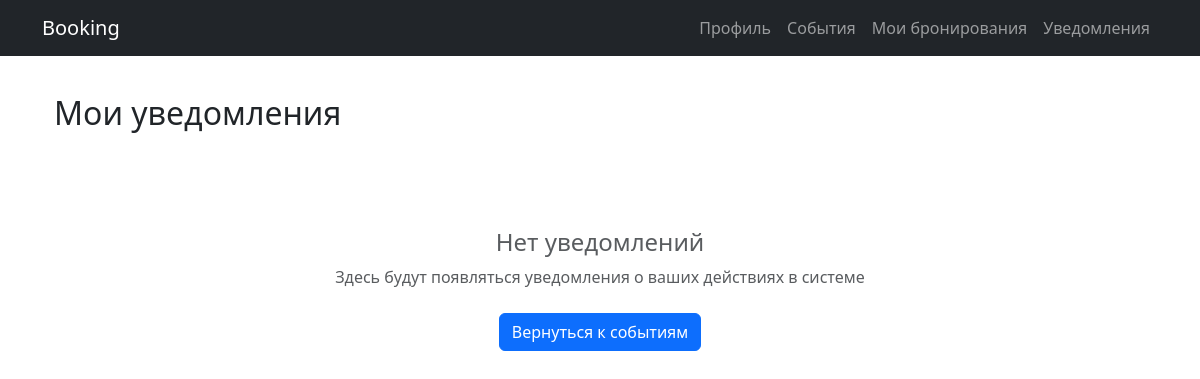
Page /user-notifications/ (signed in) on the earlier database version.
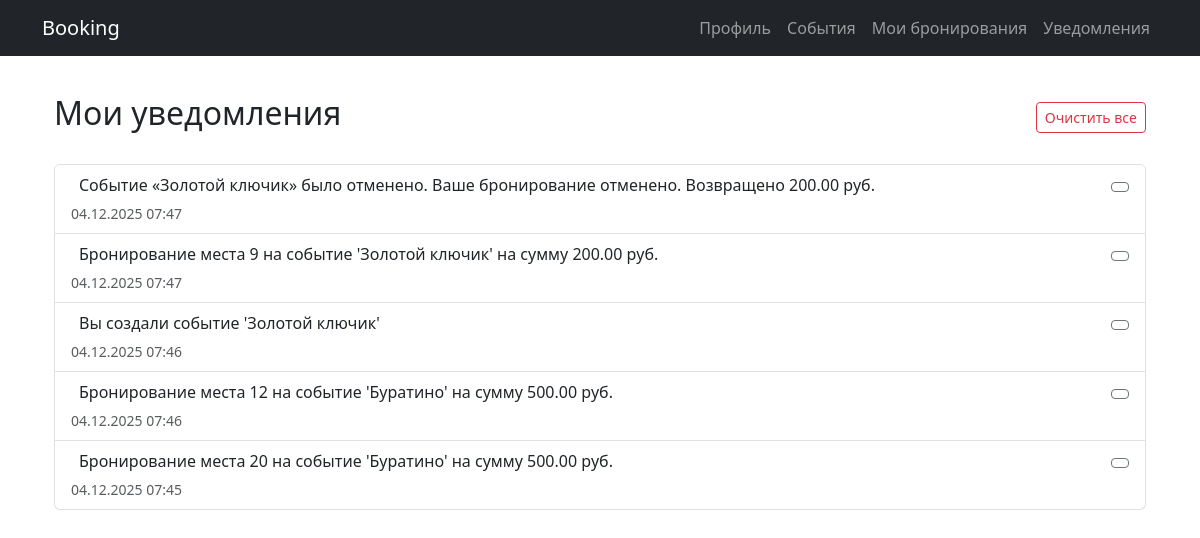
Same page on the later database version.
### events/models.py (models this page shows, shortened)
class Notification(models.Model):
    user = models.ForeignKey(User, on_delete=models.CASCADE)
    message = models.TextField()
    is_read = models.BooleanField(default=False)
    created_at = models.DateTimeField(auto_now_add=True)

### events/views.py (the view, shortened to what this page needs)
# urls.py: path('user-notifications/', views.notifications_page, name='system-notifications'),
@login_required
def notifications_page(request):
    notifications = Notification.objects.filter(user=request.user).order_by('-created_at')
    if notifications.filter(is_read=False).exists():
        notifications.filter(is_read=False).update(is_read=True)
    return render(request, "templates/pages/notifications.html", {
        "notifications": notifications
    })

### templates/templates/pages/notifications.html (shortened to what this page needs)
{% extends '../base.html' %}
{% block content %}
<div class="container mt-4">
    <div class="d-flex justify-content-between align-items-center mb-4">
        <h2>
             Мои уведомления
        </h2>
        {% if notifications %}
        <form method="POST" onsubmit="return confirm('Удалить все уведомления?');">
            <button type="submit" class="btn btn-sm btn-outline-danger">
                 Очистить все
            </button>
        </form>
        {% endif %}
    </div>
    {% if notifications %}
        <div class="list-group">
            {% for notification in notifications %}
            <div class="list-group-item">
                <div class="d-flex w-100 justify-content-between align-items-start">
                    <div class="flex-grow-1 me-3">
                        <div class="d-flex align-items-center mb-1">
                            <div>{{ notification.message }}</div>
                        </div>
                        <small class="text-muted">
                             {{ notification.created_at|date:"d.m.Y H:i" }}
                        </small>
                    </div>
                    <form method="POST" class="ms-2">
                        <button type="submit" class="btn btn-sm btn-outline-secondary"
                                title="Удалить уведомление">
                        </button>
                    </form>
                </div>
            </div>
            {% endfor %}
        </div>
    {% else %}
        <div class="text-center py-5">
            <h4 class="text-muted mt-3">Нет уведомлений</h4>
            <p class="text-muted">Здесь будут появляться уведомления о ваших действиях в системе</p>
            <a href="{% url 'events_page' %}" class="btn btn-primary mt-2">
                 Вернуться к событиям
            </a>
        </div>
    {% endif %}
</div>
{% endblock %}

Differences in the rows shown:
added Notification: message "Событие «Золотой ключик» было отменено. Ваше бронирование отменено. Возвращено 200.00 руб.", created_at "04.12.2025 07:47"
added Notification: message "Бронирование места 9 на событие 'Золотой ключик' на сумму 200.00 руб.", created_at "04.12.2025 07:47"
added Notification: message "Вы создали событие 'Золотой ключик'", created_at "04.12.2025 07:46"
added Notification: message "Бронирование места 12 на событие 'Буратино' на сумму 500.00 руб.", created_at "04.12.2025 07:46"
added Notification: message "Бронирование места 20 на событие 'Буратино' на сумму 500.00 руб.", created_at "04.12.2025 07:45"
Other differences:
text no longer shown: "Нет уведомлений Здесь будут появляться уведомления о ваших действиях в системе Вернуться к событиям"
text now shown: "Очистить все"
